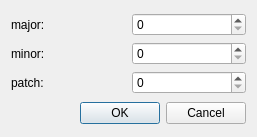
<?xml version="1.0" encoding="UTF-8"?>
<ui version="4.0">
 <class>DialogSetVersion</class>
 <widget class="QDialog" name="DialogSetVersion">
  <property name="geometry">
   <rect>
    <x>0</x>
    <y>0</y>
    <width>257</width>
    <height>137</height>
   </rect>
  </property>
  <property name="windowTitle">
   <string>Dialog</string>
  </property>
  <layout class="QGridLayout" name="gridLayout_2">
   <item row="0" column="0">
    <layout class="QGridLayout" name="gridLayout">
     <item row="1" column="1">
      <widget class="QSpinBox" name="spMinor"/>
     </item>
     <item row="1" column="0">
      <widget class="QLabel" name="label_2">
       <property name="text">
        <string>minor:</string>
       </property>
      </widget>
     </item>
     <item row="0" column="0">
      <widget class="QLabel" name="label">
       <property name="text">
        <string>major:</string>
       </property>
      </widget>
     </item>
     <item row="0" column="1">
      <widget class="QSpinBox" name="spMajor"/>
     </item>
     <item row="2" column="0">
      <widget class="QLabel" name="label_3">
       <property name="text">
        <string>patch:</string>
       </property>
      </widget>
     </item>
     <item row="2" column="1">
      <widget class="QSpinBox" name="spPath"/>
     </item>
    </layout>
   </item>
   <item row="1" column="0">
    <widget class="QDialogButtonBox" name="buttonBox">
     <property name="orientation">
      <enum>Qt::Horizontal</enum>
     </property>
     <property name="standardButtons">
      <set>QDialogButtonBox::Cancel|QDialogButtonBox::Ok</set>
     </property>
    </widget>
   </item>
  </layout>
 </widget>
 <resources/>
 <connections>
  <connection>
   <sender>buttonBox</sender>
   <signal>accepted()</signal>
   <receiver>DialogSetVersion</receiver>
   <slot>accept()</slot>
   <hints>
    <hint type="sourcelabel">
     <x>248</x>
     <y>254</y>
    </hint>
    <hint type="destinationlabel">
     <x>157</x>
     <y>274</y>
    </hint>
   </hints>
  </connection>
  <connection>
   <sender>buttonBox</sender>
   <signal>rejected()</signal>
   <receiver>DialogSetVersion</receiver>
   <slot>reject()</slot>
   <hints>
    <hint type="sourcelabel">
     <x>316</x>
     <y>260</y>
    </hint>
    <hint type="destinationlabel">
     <x>286</x>
     <y>274</y>
    </hint>
   </hints>
  </connection>
 </connections>
</ui>
